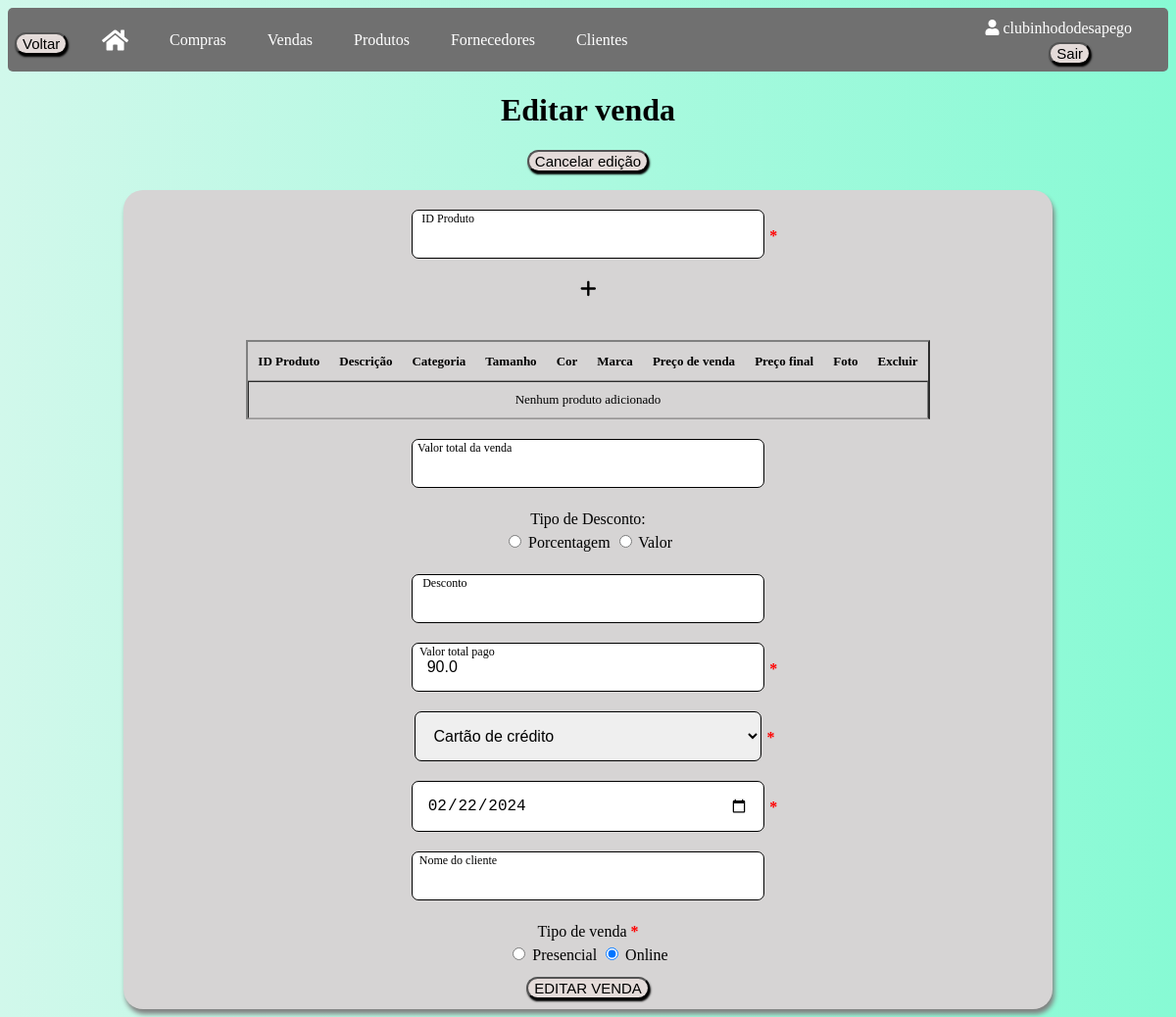
/editarvendas/3 (signed in), run on the app's committed database.
### app/models/tables.py (models this page shows, shortened)
class Usuario(db.Model, UserMixin):
    __tablename__ = "usuarios"
    id = db.Column(db.Integer, primary_key=True, autoincrement=True)
    nome_brecho = db.Column(db.String(100))
    email = db.Column(db.String(84), unique=True)
    usuario = db.Column(db.String(80), unique=True)
    senha = db.Column(db.String(128))
    clientes = db.relationship("Cliente", backref="usuario")
    produtos = db.relationship("Produto", backref="usuario")
    fornecedores = db.relationship("Fornecedor", backref="usuario")
    compras = db.relationship("Compra", backref="usuario")
    vendas = db.relationship("Venda", backref="usuario")

class Venda(db.Model):
    __tablename__ = "vendas"
    id = db.Column(db.Integer, primary_key=True, autoincrement=True)
    tipo_desconto = db.Column(db.String)
    desconto = db.Column(db.Integer)
    val_total = db.Column(db.Float)
    forma_pagamento = db.Column(db.String(50))
    tipo_venda = db.Column(db.String(10))
    dta_venda = db.Column(db.Date)
    id_usuario = db.Column(db.Integer, db.ForeignKey('usuarios.id'))
    nome_cliente = db.Column(db.String, db.ForeignKey('clientes.nome'))
    produtos = db.relationship('Produto', secondary=produtos_vendas, back_populates='vendas')

### app/default.py (the view, shortened to what this page needs)
@app.route("/editarvendas/<int:id>", methods=['GET', 'POST'])
def editar_venda(id):
    session.pop('success', None)
    session.pop('error', None)
    venda = Venda.query.filter_by(id=id, id_usuario=current_user.id).first()
    if not venda:
        flash('Venda não encontrada ou não autorizada para edição', 'error')
        return redirect(url_for('vendas_cadastro'))
    produtos = Produto.query.filter_by(id_usuario=current_user.id).all()
    return render_template("editarvendas.html", venda=venda, produtos=produtos)

### app/default.py (called while the page is built)
@login_manager.user_loader
def load_user(id_usuario):
    return Usuario.query.get(int(id_usuario))

### app/templates/editarvendas.html (shortened to what this page needs)
<!DOCTYPE html>
<html lang="en">
<head>
    <link rel="stylesheet" type="text/css" href="{{ url_for('static', filename='css/vendas.css') }}">
    <link rel="stylesheet" href="https://cdnjs.cloudflare.com/ajax/libs/font-awesome/5.15.3/css/all.min.css">
    <link rel="stylesheet" type="text/css" href="https://cdn.datatables.net/1.11.5/css/jquery.dataTables.min.css">
</head>
<body>
    <div class="usuario-logado"><i class="fas fa-user"></i> {{ current_user.usuario }}</div>
    <div class="logout">
        <form method="POST" action="{{ url_for('logout') }}">
            <button class="button" type="submit">Sair</button>
        </form>
    </div>
    <div class="navbar">
        <button onclick="window.history.back()" class="button button_voltar">Voltar</button>
        <a href="/home"><i class="fas fa-home icone-casa"></i></a>
        <a href="/compras">Compras</a>
        <a href="/vendas">Vendas</a>
        <a href="/produtos">Produtos</a>
        <a href="/fornecedores">Fornecedores</a>
        <a href="/clientes">Clientes</a>
    </div>
    <h1 class="titulo">Editar venda</h1>
    <div style="text-align: center;">
        <button onclick="location.href='/vendas'" class="button">Cancelar edição</button>
        <br>
    </div>
    {% block content %}
    <div id="container-login" class="container-vendas">
        <form id="formEditarVenda" action="{{ url_for('editar_venda', id=venda.id)}}" method="POST">
            <section id="vendas" class="section-vendas">
                <div id="produtos-container">
                    <div class="campo-produto">
                        <div class="input-container">
                            <input type="number" name="id_produto[]" id="id_produto" class="input-field">
                            <label for="id_produto" class="input-label">ID Produto</label>
                            <span class="required-asterisk">*</span>
                        </div>
                        <button type="button" class="button_adc" onclick="adicionarProduto()"></button>
                    </div>
                </div>
                <br>
                <table id="tabelaProdutos" class="tabela-cadastro" border="2">
                    <thead>
                        <tr>
                            <th>ID Produto</th>
                            <th>Descrição</th>
                            <th>Categoria</th>
                            <th>Tamanho</th>
                            <th>Cor</th>
                            <th>Marca</th>
                            <th>Preço de venda</th>
                            <th>Preço final</th>
                            <th>Foto</th>
                            <th>Excluir</th>
                        </tr>
                    </thead>
                    <tbody>
                    </tbody>
                </table>
                <div class="input-container">
                    <input type="text" name="valor" id="valor" class="input-field formatar-reais">
                    <label for="valor" class="input-label">Valor total da venda</label>
                </div>
                <div class="input-container">
                    <label for="desconto">Tipo de Desconto:</label>
                    <br>
                    <input type="radio" id="tipo_desconto_porcentagem" name="tipo_desconto" value="Porcentagem" {% if venda.tipo_desconto == 'Porcentagem' %}checked{% endif %}> Porcentagem
                    <input type="radio" id="tipo_desconto_valor" name="tipo_desconto" value="Valor" {% if venda.tipo_desconto == 'Valor' %}checked{% endif %}> Valor
                </div>
                <div class="input-container">
                    <input type="number" name="desconto" value="{{ venda.desconto }}" class="input-field" id="desconto-input">
                    <label for="desconto" class="input-label" id="label-desconto">Desconto</label>
                </div>
                <div class="input-container">
                    <input type="text" name="val_total" value="{{ venda.val_total }}" id="val_total" class="input-field formatar-reais" required>
                    <label for="val_total" class="input-label">Valor total pago</label>
                    <span class="required-asterisk">*</span>
                </div>
                <div class="input-container">
                    <select name="forma_pagamento" id="forma_pagamento" class="input-field select">
                        <option value="Cartão de crédito"{% if venda.forma_pagamento == 'Cartão de crédito' %}selected{% endif %}>Cartão de crédito</option>
                    </select>
                    <span class="required-asterisk">*</span>
                </div>
                <div class="input-container">
                    <input type="date" name="dta_venda" value="{{ venda.dta_venda }}" class="input-field" required>
                    <span class="required-asterisk">*</span>
                </div>
                <div class="input-container">
                    <input type="text" name="nome_cliente" value="{{ venda.nome_cliente }}" class="input-field">
                    <label for="nome_cliente" class="input-label">Nome do cliente</label>
                </div>
                <div class="checkbox-group">
                    <div for="tipo_venda">
                        <span>Tipo de venda</span>
                        <span style="color: red; font-weight: bold">*</span>
                    </div>
                    <input type="radio" name="tipo_venda" id="tipo_venda_presencial" value="Presencial" {% if venda.tipo_venda == 'Presencial' %}checked{% endif %} required> Presencial
                    <input type="radio" name="tipo_venda" id="tipo_venda_online" value="Online" {% if venda.tipo_venda == 'Online' %}checked{% endif %} required> Online
                </div>
                <div class="div-btn">
                    <input type="submit" class="button" value="EDITAR VENDA"id="btnCadastrar"></input>
                </div>
            </section>
        </form>
    </div>
    {% endblock %}
</body>
</html>

### app/static/css/vendas.css (style rules this page uses)
body { background: linear-gradient(to right, #d1f8eb, #87fad4); }
.usuario-logado { position: absolute; top: 20px; right: 45px; color: white; }
.logout { position: absolute; top: 43px; right: 87px; }
.button_voltar { position: absolute; top: 33px; left: 15px; }
.button { margin-bottom: 20px; font-size: 15px; margin-bottom: 13px; display: block; margin: 0 auto; background-color: #e4dbd9; cursor: pointer; transition: background-color 0.3s ease; border-radius: 20px; box-shadow: 1px 2px 2px black; }
.navbar { overflow: hidden; background-color: #707070; height: 65px; border-radius: 5px; }
.navbar a { float: left; display: flex; align-items: center; color: white; text-align: center; padding: 0px 16px; text-decoration: none; height: 100%; margin-left: 80px; margin-right: -70px; }
.icone-casa { font-size: 24px; }
.titulo { text-align: center; }
.button_adc { min-width: 10px; font-size: 19px; margin: 13px auto; border: none; background-color: transparent; cursor: pointer; transition: background-color 0.3s ease; border-radius: 20px; display: block; align-items: center; }
.container-vendas { background-color: #d6d4d4; border-radius: 20px; position: relative; box-shadow: 2px 5px 5px grey; width: 80%; margin: 0 auto; text-align: center; display: flex; flex-direction: column; align-items: center; justify-content: center; }
.section-vendas { height: 100%; width: 100%; line-height: 1.5; }
.input-container { position: relative; margin: 20px; }
.input-container select { width: 100%; max-width: 54%; }
.input-field { width: 50%; padding: 15px; border: 1px solid #000000; border-radius: 7px; font-size: 16px; }
.input-label { position: absolute; top: 20%; left: 25%; transform: translateX(-10%); pointer-events: none; transition: 0.2s ease-out; color: #8f8e8e; }
.input-field:focus + .input-label, .input-field:valid + .input-label { top: 0; font-size: 12px; color: #000000; }
.div-btn { padding: 10px; }
.checkbox-group { text-align: center; }
th { font-size: 17px; background-color: #9c9a9a; }
a { text-decoration: none; color: #000; }
.required-asterisk { color: red; margin-left: 5px; font-weight: bold; position: absolute; top: 30%; }
.tabela-cadastro { margin-bottom: 80px; border-collapse: separate; border-spacing: 50px; }
.tabela-cadastro th { font-size: 13px; background-color: transparent; border: none; }

### data on the page
Usuario: usuario "clubinhododesapego"
Venda: val_total "90.0", forma_pagamento "Cartão de crédito", dta_venda "02/22/2024", tipo_venda "☑"
